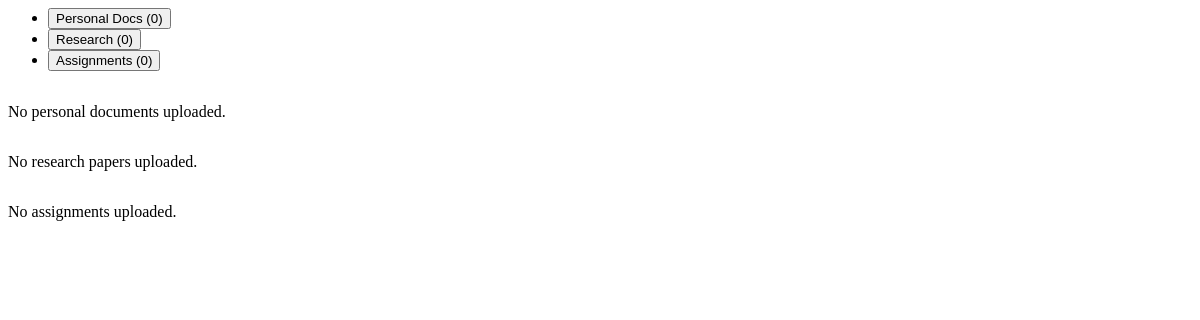
/SamarjitCSE27/all-documents/ (signed in), run on an earlier commit of the app's database.
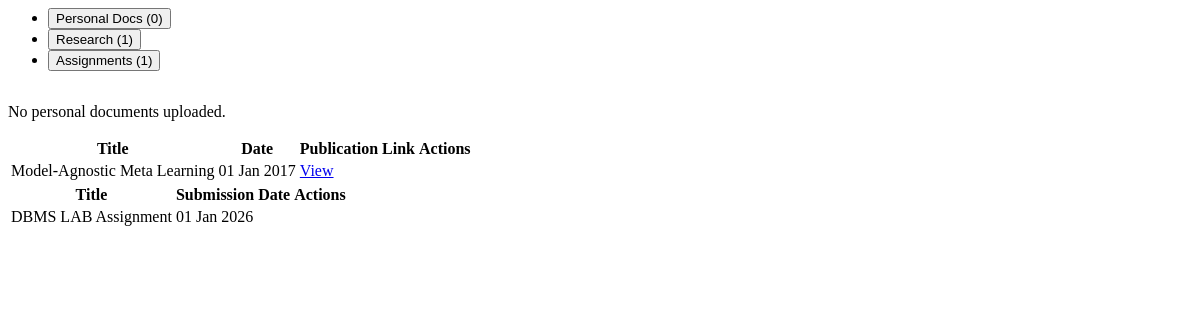
And on a later commit of the database.
### faculty/models.py (models this page shows, shortened)
class ResearchPublications(models.Model):
    faculty=models.ForeignKey(FacultyProfile,on_delete=models.CASCADE,related_name="research")
    file=models.FileField(upload_to="docs/research")
    title=models.CharField(max_length=100)
    subject=models.CharField(max_length=50,default="NA")
    publication_date=models.DateField()
    link=models.URLField(blank=True)

class AssignmentDocs(models.Model):
    faculty=models.ForeignKey(FacultyProfile,on_delete=models.CASCADE,related_name='assignments')
    file=models.FileField(upload_to="docs/assignments/",validators=[validate_file_type])
    title=models.CharField(max_length=100)
    uploaded_on=models.DateTimeField(default=timezone.now)
    date_of_assignment=models.DateField()
    date_of_submission=models.DateField()

### faculty/views.py (the view)
# urls.py: path('<username>/all-documents/', views.view_all_documents, name='view_all_documents'),
@login_required
def view_all_documents(request,username):
    profile=get_object_or_404(FacultyProfile,user__username=username)
    if not request.user.is_superuser:
        raise PermissionDenied
    personal_docs=PersonalDocs.objects.filter(faculty=profile).order_by('-uploaded_on')
    research=ResearchPublications.objects.filter(faculty=profile).order_by('-publication_date')
    assignments=AssignmentDocs.objects.filter(faculty=profile).order_by("date_of_submission")
    context={
        "personal_docs_list":personal_docs,
        "research_list":research,
        "assignments_list":assignments,
    }
    return render(request,"faculty/partials/_all_documents_modal.html",context=context)

### faculty/templates/faculty/partials/_all_documents_modal.html (shortened to what the changed rows need)
<ul class="nav nav-tabs" id="docTab" role="tablist">
  <li class="nav-item" role="presentation">
    <button class="nav-link" id="research-tab" data-bs-toggle="tab" data-bs-target="#research-pane" type="button">
      Research ({{ research_list.count }})
    </button>
  </li>
  <li class="nav-item" role="presentation">
    <button class="nav-link" id="assignments-tab" data-bs-toggle="tab" data-bs-target="#assignments-pane" type="button">
      Assignments ({{assignments_list.count}})
    </button>
  </li>
</ul>
<div class="tab-content" id="docTabContent">
  <div class="tab-pane fade" id="research-pane" role="tabpanel">
    <div class="card-body p-0" style="overflow-y: auto;">
      {% if research_list %}
        <table class="table table-hover align-middle mb-0">
          <thead class="table-light sticky-top">
             <tr>
                <th scope="col">Title</th>
                <th scope="col">Date</th>
                <th scope="col">Publication Link</th>
                <th scope="col" class="text-end">Actions</th>
             </tr>
          </thead>
          <tbody>
            {% for doc in research_list %}
              <tr>
                <td class="fw-semibold">{{ doc.title }}</td>
                <td>{{ doc.publication_date|date:"d M Y" }}</td>
                <td>
                  {% if doc.link %}<a href="{{ doc.link }}" target="_blank">View</a>{% else %}<span class="text-muted">N/A</span>{% endif %}
                </td>
                <td class="text-end">
                </td>
              </tr>
            {% endfor %}
          </tbody>
        </table>
      {% else %}
        <p class="p-4 text-center text-muted">No research papers uploaded.</p>
      {% endif %}
    </div>
  </div>
  <div class="tab-pane fade" id="assignments-pane" role="tabpanel">
    <div class="card-body p-0" style="overflow-y: auto;">
      {% if assignments_list %}
        <table class="table table-hover align-middle mb-0">
          <thead class="table-light sticky-top">
             <tr>
                <th scope="col">Title</th>
                <th scope="col">Submission Date</th>
                <th scope="col" class="text-end">Actions</th>
             </tr>
          </thead>
          <tbody>
            {% for doc in assignments_list %}
              <tr>
                <td class="fw-semibold">{{ doc.title }}</td>
                <td>{{ doc.date_of_submission|date:"d M Y" }}</td>
                <td class="text-end">
                </td>
              </tr>
            {% endfor %}
          </tbody>
        </table>
      {% else %}
        <p class="p-4 text-center text-muted">No assignments uploaded.</p>
      {% endif %}
    </div>
  </div>
</div>

What changed in the data, as far as the page shows it:
added ResearchPublications: title "Model-Agnostic Meta Learning", publication_date "01 Jan 2017"
added AssignmentDocs: title "DBMS LAB Assignment", date_of_submission "01 Jan 2026"
Also different on the page:
{{ research_list.count }}: "0" → "1"
{{ assignments_list.count }}: "0" → "1"
text no longer shown: "No research papers uploaded. No assignments uploaded."
text now shown: "Title Date Publication Link Actions Title Submission Date Actions"
